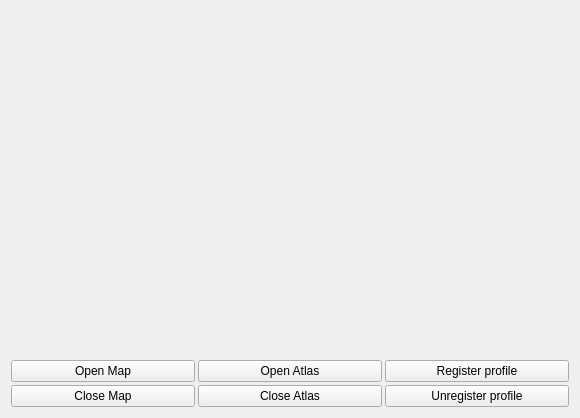
<?xml version="1.0" encoding="UTF-8"?>
<ui version="4.0">
 <class>DemoStyleCombine</class>
 <widget class="QWidget" name="DemoStyleCombine">
  <property name="geometry">
   <rect>
    <x>0</x>
    <y>0</y>
    <width>580</width>
    <height>418</height>
   </rect>
  </property>
  <property name="windowTitle">
   <string>Form</string>
  </property>
  <layout class="QGridLayout" name="gridLayout_3">
   <item row="0" column="0">
    <layout class="QVBoxLayout" name="verticalLayout" stretch="1,0">
     <item>
      <widget class="PwGisWidget" name="pwgiswidget" native="true">
       <property name="minimumSize">
        <size>
         <width>300</width>
         <height>170</height>
        </size>
       </property>
      </widget>
     </item>
     <item>
      <layout class="QGridLayout" name="gridLayout" rowstretch="0">
       <property name="sizeConstraint">
        <enum>QLayout::SetFixedSize</enum>
       </property>
       <property name="spacing">
        <number>3</number>
       </property>
       <item row="0" column="0">
        <layout class="QHBoxLayout" name="horizontalLayout">
         <item>
          <layout class="QVBoxLayout" name="mapLayout">
           <item>
            <widget class="QPushButton" name="btnOpenMap">
             <property name="text">
              <string>Open Map</string>
             </property>
            </widget>
           </item>
           <item>
            <widget class="QPushButton" name="btnCloseMap">
             <property name="text">
              <string>Close Map</string>
             </property>
            </widget>
           </item>
          </layout>
         </item>
         <item>
          <layout class="QVBoxLayout" name="atlasLayout">
           <item>
            <widget class="QPushButton" name="btnOpenAtlas">
             <property name="text">
              <string>Open Atlas</string>
             </property>
            </widget>
           </item>
           <item>
            <widget class="QPushButton" name="btnCloseAtlas">
             <property name="text">
              <string>Close Atlas</string>
             </property>
            </widget>
           </item>
          </layout>
         </item>
         <item>
          <layout class="QVBoxLayout" name="profileLayout">
           <item>
            <widget class="QPushButton" name="btnRegisterProfile">
             <property name="text">
              <string>Register profile</string>
             </property>
            </widget>
           </item>
           <item>
            <widget class="QPushButton" name="btnUnregisterProfile">
             <property name="text">
              <string>Unregister profile</string>
             </property>
            </widget>
           </item>
          </layout>
         </item>
        </layout>
       </item>
      </layout>
     </item>
    </layout>
   </item>
  </layout>
 </widget>
 <customwidgets>
  <customwidget>
   <class>PwGisWidget</class>
   <extends>QWidget</extends>
   <header location="global">PwGis/pwgiswidget.h</header>
   <container>1</container>
  </customwidget>
 </customwidgets>
 <resources/>
 <connections/>
</ui>
